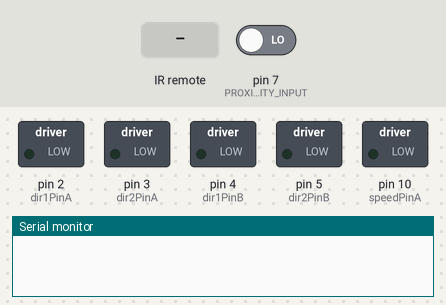
Simulated run of this program. Board: Arduino Mega 2560, built with avr-gcc and run on an emulated ATmega2560. Shown: switched loads named in the program (green lamp = pin HIGH), the last lines printed to the serial monitor. The inputs (shaded band) are chosen by the test bench; at power-on: pin 7 (PROXIMITY_INPUT) LOW.

Above: at 1.2 s.
1.3 s: infrared code 0xFF22DD received
At 2.0 s:
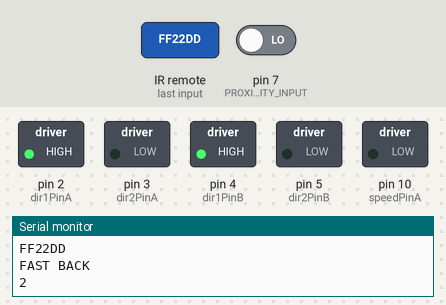
2.8 s: infrared code 0xFFA25D received
4.3 s: infrared code 0xFFE21D received
Timing chart, 0 to 7.3 s (numbered marks = the images above; inputs shaded):
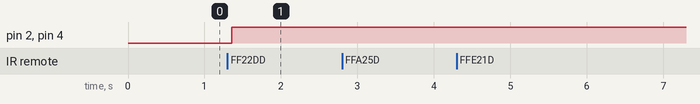

Measured:
- after the input at 1.3 s, pin 2 (dir1PinA), pin 4 (dir1PinB): LOW → HIGH after 0.06 s

The program:

main.cpp
```cpp
#include <Arduino.h>
#include "IRremote.h"
#include <avr/sleep.h>

#define TASK1 0
#define TASK2 1
#define TASK3 2
#define TASK4 3
#define NUM_STATES 4

// States
#define FORWARD 1
#define STOP    2
#define REVERSE 3
#define LEFT 4
#define RIGHT 5

#define PROXIMITY_INPUT  7

bool timer_ready = false;
int state = TASK1;
int motor_state = 2;
int next_motor_state = 2;


// Motor 1
int dir1PinA = 2;
int dir2PinA = 3;
int speedPinA = 10; // Needs to be a PWM pin to be able to control motor speed

// Motor 2
int dir1PinB = 4; // Direction pin for Motor 2
int dir2PinB = 5; // Alternate direction pin for Motor 2 (if needed)

// IR Receiver
int receiver = 11; // Signal Pin of IR receiver to Arduino Digital Pin 11
IRrecv irrecv(receiver);     // create instance of 'irrecv'
decode_results results;      // create instance of 'decode_results'
unsigned long key_value = 0;

void init_timer()
{
//set timer1 interrupt at 1Hz
  TCCR1A = 0;// set entire TCCR1A register to 0
  TCCR1B = 0;// same for TCCR1B
  TCNT1  = 0;//initialize counter value to 0
  // set compare match register for 1hz increments
  OCR1A = 15624 / 100;// = (16*10^6) / (1*1024) - 1 (must be <65536)
  // turn on CTC mode
  TCCR1B |= (1 << WGM12);
  // Set CS10 and CS12 bits for 1024 prescaler
  TCCR1B |= (1 << CS12) | (1 << CS10);
  // enable timer compare interrupt
  TIMSK1 |= (1 << OCIE1A);
}

void init_power_save()
{
  SMCR |= (1 << SM1) | (1 << SM0);
  SMCR |= (1 << SE);
}

void init_idle()
{
  SMCR &= ~(1 << SM2) & ~(1 << SM1) & ~(1 << SM0);
  SMCR |= (1 << SE);
}

void translateIR() // takes action based on IR code received

// describing Remote IR codes
{
  if (results.value == 0xFFFFFFFF) {return;}
  Serial.println("Hex value:");
  Serial.println(results.value, HEX);
  switch(results.value)

  {
  case 0xFFA25D: Serial.println("POWER"); break;
  case 0xFFE21D: Serial.println("FUNC/STOP"); break;
  case 0xFF629D: Serial.println("VOL+"); break;

  case 0xFF22DD:
    Serial.println("FAST BACK");
    Serial.println(motor_state);
    if(motor_state == FORWARD)
      next_motor_state = STOP;
    else
      next_motor_state = REVERSE;
    break;

  case 0xFF02FD:
    Serial.println("PAUSE");
    next_motor_state = STOP;
    break;

  case 0xFFC23D:
    Serial.println("FAST FORWARD");
    if(motor_state == REVERSE)
      next_motor_state = STOP;
    else
      next_motor_state = FORWARD;
    break;

  case 0xFF906F:
    Serial.println("RIGHT");
    if(motor_state != STOP)
      next_motor_state = STOP;
    else
      next_motor_state = RIGHT;
    break;

  case 0xFFE01F:
    Serial.println("LEFT");
    if(motor_state != STOP)
      next_motor_state = STOP;
    else
      next_motor_state = LEFT;
    break;

  // case 0xFFE01F: Serial.println("DOWN");    break;
  case 0xFFA857: Serial.println("VOL-");    break;
  // case 0xFF906F: Serial.println("UP");    break;
  case 0xFF9867: Serial.println("EQ");    break;
  case 0xFFB04F: Serial.println("ST/REPT");    break;
  case 0xFF6897: Serial.println("0");    break;
  case 0xFF30CF: Serial.println("1");    break;
  // case 0xFF18E7: Serial.println("2");    break;
  case 0xFF7A85: Serial.println("3");    break;
  case 0xFF10EF: Serial.println("4");    break;
  // case 0xFF38C7: Serial.println("5");    break;
  case 0xFF5AA5: Serial.println("6");    break;
  case 0xFF42BD: Serial.println("7");    break;
  // case 0xFF4AB5: Serial.println("8");    break;
  case 0xFF52AD: Serial.println("9");    break;
  case 0xFFFFFFFF: Serial.println(" REPEAT");break;

  default:
    Serial.println(" other button   ");

  }// End Case
  key_value = results.value;
  // delay(500); // Do not get immediate repeat


} //END translateIR


void motor_forward()
{
  Serial.println("starting motor");
  digitalWrite(dir1PinA, LOW);
  digitalWrite(dir2PinA, HIGH);
  // analogWrite(speedPinA, 50);

  // Motor 2
  digitalWrite(dir1PinB, LOW);
  digitalWrite(dir2PinB, HIGH);
}

void motor_reverse()
{
  Serial.println("reversing motor");
  digitalWrite(dir1PinA, HIGH);
  digitalWrite(dir2PinA, LOW);

  digitalWrite(dir1PinB, HIGH);
  digitalWrite(dir2PinB, LOW);
}

void motor1_forward() {
    digitalWrite(dir1PinA, LOW);
    digitalWrite(dir2PinA, HIGH);
}

void motor1_reverse() {
    digitalWrite(dir1PinA, HIGH);
    digitalWrite(dir2PinA, LOW);
}

void motor2_forward() {
    digitalWrite(dir1PinB, LOW);
    digitalWrite(dir2PinB, HIGH);
}

void motor2_reverse() {
    digitalWrite(dir1PinB, HIGH);
    digitalWrite(dir2PinB, LOW);
}

void motor_stop()
{
  // Serial.println("stopping motor");
  digitalWrite(dir1PinA, LOW);
  digitalWrite(dir2PinA, LOW);
  analogWrite(speedPinA, 0);
  digitalWrite(dir1PinB, LOW);
  digitalWrite(dir2PinB, LOW);
}


void task1()
{
  // Serial.println("Task 1");
  if (irrecv.decode(&results)) // have we received an IR signal?
  {
    irrecv.resume(); // receive the next value
    translateIR();
    // Serial.println("recieved signal");
  }
}

void task2()
{
  // Serial.println("Task 2");
  int sensorValue = digitalRead(7);
  // Serial.println(sensorValue);
}

void task3()
{
  // Serial.println("Task 3");
  switch(motor_state)
  {
    case FORWARD:
      motor1_forward();
      motor2_forward();
    break;
    case REVERSE:
      motor1_reverse();
      motor2_reverse();
    break;
    case RIGHT:
      motor1_reverse();
      motor2_forward();
    break;
    case LEFT:
      motor1_forward();
      motor2_reverse();
    break;
    case STOP:
      motor_stop();
    break;
    default:
    break;
  }
  if (next_motor_state != motor_state) {
    motor_state = next_motor_state;
  }
}


void setup() {

  // Motor 1
  pinMode(dir1PinA,OUTPUT);
  pinMode(dir2PinA,OUTPUT);

  // Setup for Motor 2
  pinMode(dir1PinB, OUTPUT);
  pinMode(dir2PinB, OUTPUT);

  // Proximity
  pinMode(PROXIMITY_INPUT, INPUT);


  irrecv.enableIRIn(); // Start the receiver


  sei();//allow interrupts
  init_timer();
  init_power_save();
  Serial.begin(115200);

}


void atmega_sleep()
{
  sleep_enable();
  sleep_cpu();
  sleep_disable();
}

void loop() {

  if(timer_ready)
  {
    // Serial.print("State = ");
    // Serial.println(state);
    switch(state)
    {
      case TASK1:
        task1();
      break;
      case TASK2:
        task2();
      break;
      case TASK3:
        task1();
      break;
      case TASK4:
        task3();
      break;
      default: break;
    }
    state++;

    if(state%(NUM_STATES) == 0) state = TASK1;
    timer_ready = false;
  }

}

// timer1
ISR(TIMER1_COMPA_vect) {
// process the timer1 overflow here
  timer_ready = true;
}
```

circular_buffer.cpp
```cpp
#include "circular_buffer.h"

void push(int val, volatile circular_buffer *buf)
{
  if (buf->count < BUFFER_LEN)
  {
    buf->values[buf->write_ptr] = val;
    buf->write_ptr++;
    buf->write_ptr &= BUFFER_LEN-1;
    buf->count++;
  }
}

int pop(volatile circular_buffer *buf)
{
  if (buf->read_ptr != buf->write_ptr)
  {
    int ret = buf->values[buf->read_ptr];
    buf->read_ptr++;
    buf->read_ptr &= BUFFER_LEN-1;
    buf->count--;
    return ret;
  }
  else
  {
    return -1;
  }
}
```

circular_buffer.h
```cpp
#pragma once


#define NUM_BITS    4
#define BUFFER_LEN  (1 << NUM_BITS)

struct circular_buffer_t {
    int values[BUFFER_LEN];
    unsigned int write_ptr = 0;
    unsigned int read_ptr = 0;
    int count = 0;
} ;
typedef circular_buffer_t circular_buffer;

void push(int val, volatile circular_buffer *buf);

int pop(volatile circular_buffer *buf);
```
